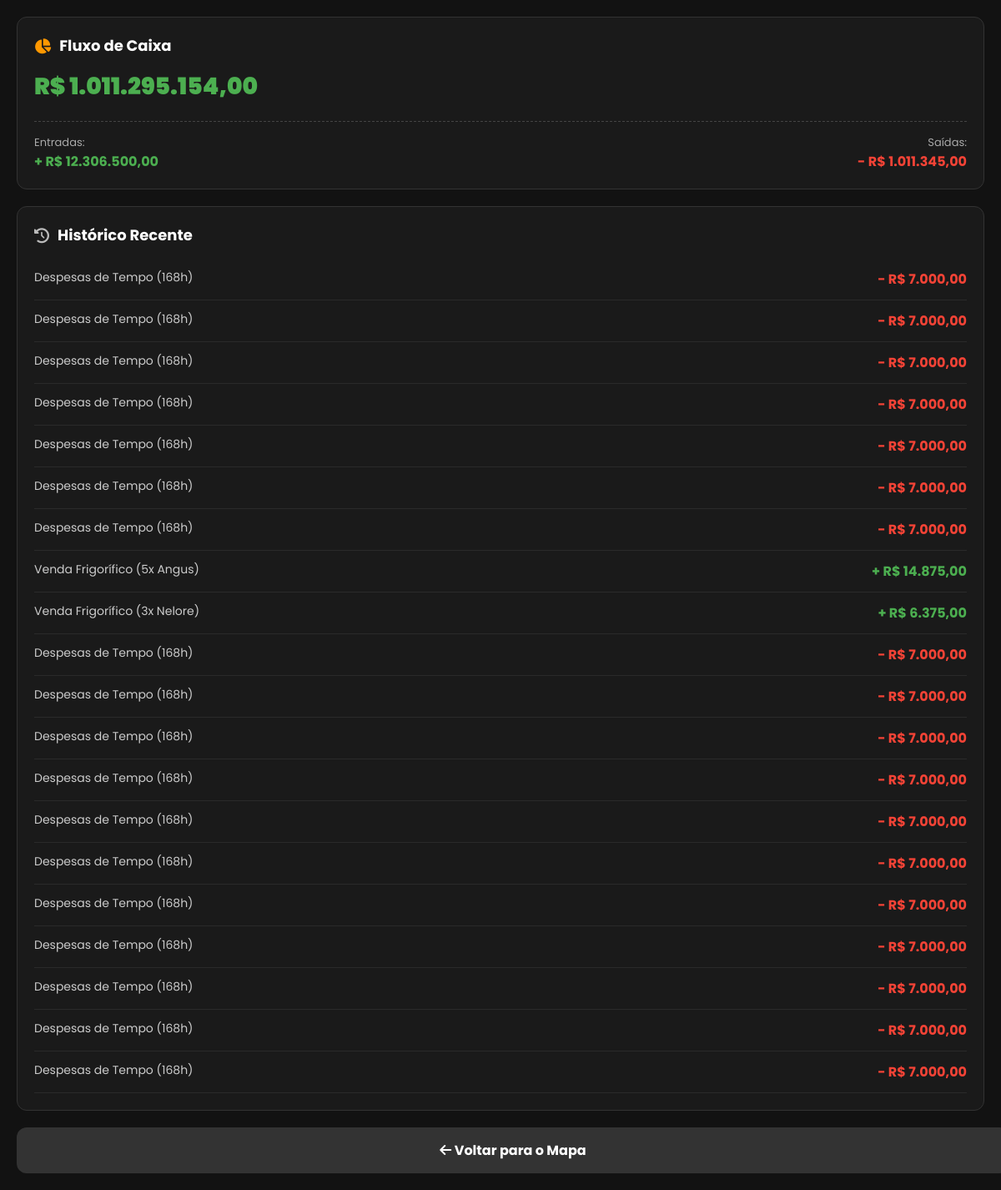
The page /financeiro (signed in) on the database as committed earlier.
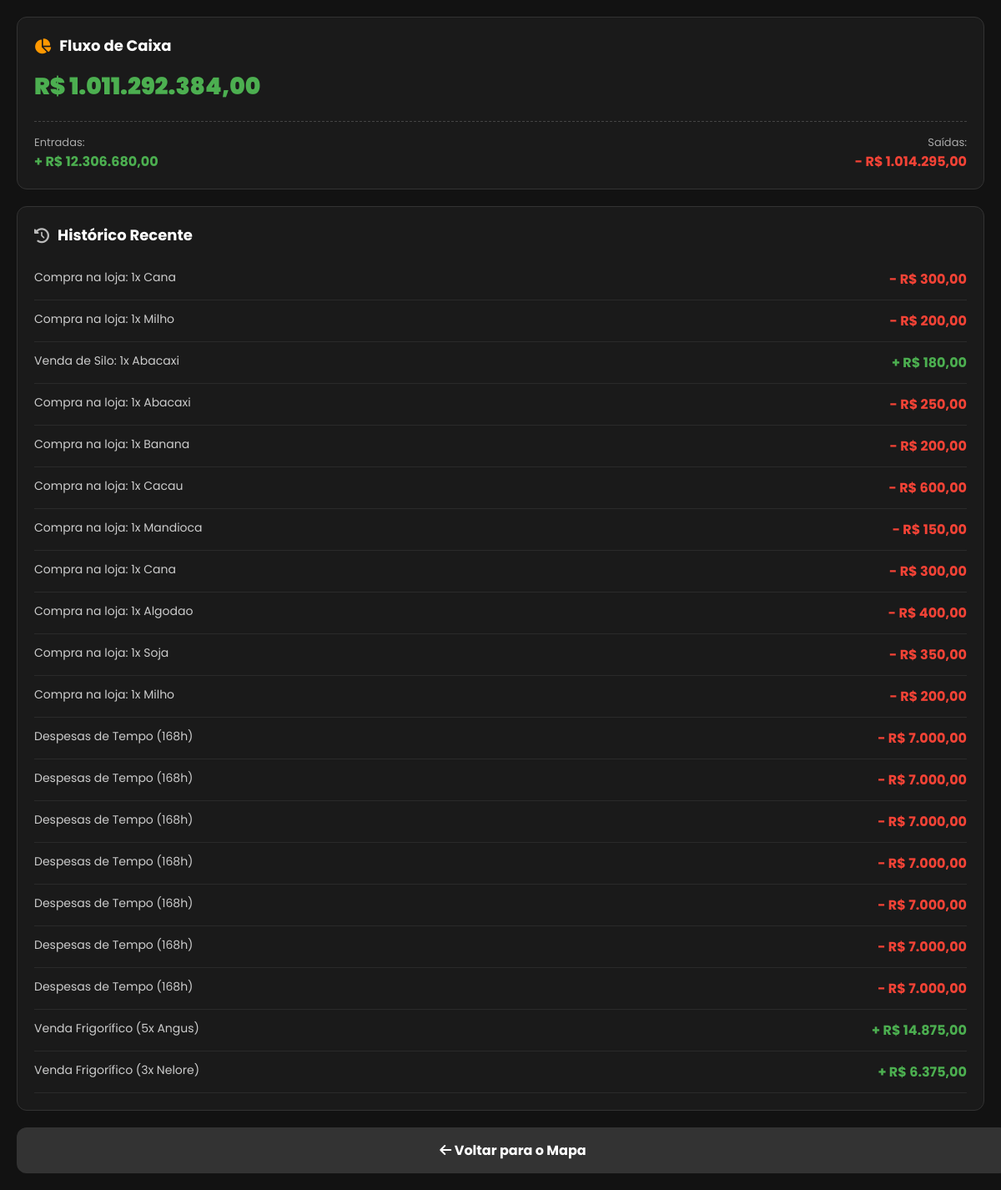
The same page on the database as committed later.
### database.py (models this page shows)
class Jogador(db.Model):
    __tablename__ = 'jogadores'
    id = db.Column(db.Integer, primary_key=True)
    username = db.Column(db.String(50), unique=True, nullable=False)
    email = db.Column(db.String(120), nullable=True)
    senha_hash = db.Column(db.String(128), nullable=False)
    saldo = db.Column(db.Float, default=1000.0)
    nivel = db.Column(db.Integer, default=1)
    hora = db.Column(db.Integer, default=6)
    dia = db.Column(db.Integer, default=1)
    mes = db.Column(db.Integer, default=1)
    ano = db.Column(db.Integer, default=2026)
    is_admin = db.Column(db.Boolean, default=False)
    ultima_acao = db.Column(db.DateTime, default=datetime.utcnow)
    propriedades = db.relationship('Propriedade', backref='dono', lazy=True)

class Transacao(db.Model):
    __tablename__ = 'transacoes'
    id = db.Column(db.Integer, primary_key=True)
    jogador_id = db.Column(db.Integer, db.ForeignKey('jogadores.id'), nullable=False)
    tipo = db.Column(db.String(10), nullable=False)
    valor = db.Column(db.Float, nullable=False)
    descricao = db.Column(db.String(255), nullable=False)
    data = db.Column(db.DateTime, default=datetime.utcnow)
    jogador = db.relationship('Jogador', backref=db.backref('transacoes', lazy=True))

### logica/economia.py (the view)
@economia_bp.route('/financeiro')
def financeiro():
    if 'usuario' not in session:
        return redirect(url_for('login'))
    usuario = Jogador.query.filter_by(username=session['usuario']).first()
    if not usuario:
        return redirect(url_for('login'))
    historico = Transacao.query.filter_by(jogador_id=usuario.id).order_by(Transacao.data.desc()).limit(20).all()
    todas_transacoes = Transacao.query.filter_by(jogador_id=usuario.id).all()
    entradas = sum(t.valor for t in todas_transacoes if t.tipo == 'entrada')
    saidas = sum(t.valor for t in todas_transacoes if t.tipo == 'saida')
    return render_template(
        'financeiro.html',
        user=usuario,
        entradas=entradas,
        saidas=saidas,
        saldo=usuario.saldo,
        historico=historico
    )

### templates/financeiro.html (shortened to what this page needs)
<!DOCTYPE html>
<html lang="pt-BR">
<head>
    <link rel="stylesheet" href="https://cdnjs.cloudflare.com/ajax/libs/font-awesome/6.4.0/css/all.min.css">
</head>
<body>
    <div class="card">
        <div class="card-header"><i class="fas fa-chart-pie" style="color: #ff9800;"></i> Fluxo de Caixa</div>
        <div class="saldo-total">R$ {{ "{:,.2f}".format(saldo).replace(',','v').replace('.',',').replace('v','.') }}</div>
        <div class="fluxo-container">
            <div>
                <div style="color: #aaa; font-size: 13px;">Entradas:</div>
                <div class="entrada-texto">+ R$ {{ "{:,.2f}".format(entradas).replace(',','v').replace('.',',').replace('v','.') }}</div>
            </div>
            <div style="text-align: right;">
                <div style="color: #aaa; font-size: 13px;">Saídas:</div>
                <div class="saida-texto">- R$ {{ "{:,.2f}".format(saidas).replace(',','v').replace('.',',').replace('v','.') }}</div>
            </div>
        </div>
    </div>
    <div class="card">
        <div class="card-header"><i class="fas fa-history" style="color: #bbb;"></i> Histórico Recente</div>
        {% if not historico %}
            <p style="color: #777; font-style: italic; text-align: center; margin: 20px 0;">Nenhuma transação registrada ainda.</p>
        {% else %}
            {% for t in historico %}
                <div class="transacao-item">
                    <span style="color: #ccc;">{{ t.descricao }}</span>
                    {% if t.tipo == 'entrada' %}
                        <b class="entrada-texto">+ R$ {{ "{:,.2f}".format(t.valor).replace(',','v').replace('.',',').replace('v','.') }}</b>
                    {% else %}
                        <b class="saida-texto">- R$ {{ "{:,.2f}".format(t.valor).replace(',','v').replace('.',',').replace('v','.') }}</b>
                    {% endif %}
                </div>
            {% endfor %}
        {% endif %}
    </div>
    <a href="/mapa" class="btn-voltar"><i class="fas fa-arrow-left"></i> Voltar para o Mapa</a>
</body>
</html>

Rows that differ between the two databases and show on the page:
no longer on this page (row unchanged): Transacao: descricao "Despesas de Tempo (168h)", valor "7.000,00"
no longer on this page (row unchanged): Transacao: descricao "Despesas de Tempo (168h)", valor "7.000,00"
no longer on this page (row unchanged): Transacao: descricao "Despesas de Tempo (168h)", valor "7.000,00"
no longer on this page (row unchanged): Transacao: descricao "Despesas de Tempo (168h)", valor "7.000,00"
no longer on this page (row unchanged): Transacao: descricao "Despesas de Tempo (168h)", valor "7.000,00"
no longer on this page (row unchanged): Transacao: descricao "Despesas de Tempo (168h)", valor "7.000,00"
no longer on this page (row unchanged): Transacao: descricao "Despesas de Tempo (168h)", valor "7.000,00"
no longer on this page (row unchanged): Transacao: descricao "Despesas de Tempo (168h)", valor "7.000,00"
no longer on this page (row unchanged): Transacao: descricao "Despesas de Tempo (168h)", valor "7.000,00"
no longer on this page (row unchanged): Transacao: descricao "Despesas de Tempo (168h)", valor "7.000,00"
no longer on this page (row unchanged): Transacao: descricao "Despesas de Tempo (168h)", valor "7.000,00"
changed Jogador: saldo "1.011.295.154,00" → "1.011.292.384,00"
added Transacao: descricao "Compra na loja: 1x Cana", valor "300,00"
added Transacao: descricao "Compra na loja: 1x Milho", valor "200,00"
added Transacao: descricao "Venda de Silo: 1x Abacaxi", valor "180,00"
added Transacao: descricao "Compra na loja: 1x Abacaxi", valor "250,00"
added Transacao: descricao "Compra na loja: 1x Banana", valor "200,00"
added Transacao: descricao "Compra na loja: 1x Cacau", valor "600,00"
added Transacao: descricao "Compra na loja: 1x Mandioca", valor "150,00"
added Transacao: descricao "Compra na loja: 1x Cana", valor "300,00"
added Transacao: descricao "Compra na loja: 1x Algodao", valor "400,00"
added Transacao: descricao "Compra na loja: 1x Soja", valor "350,00"
added Transacao: descricao "Compra na loja: 1x Milho", valor "200,00"
Other text that changed with them:
text no longer shown: "12.306.500,00 1.011.345,00"
text now shown: "12.306.680,00 1.014.295,00"
